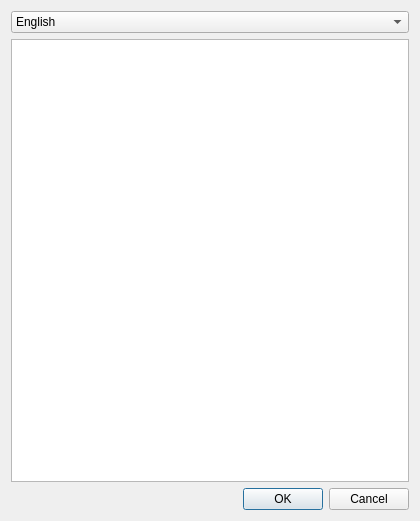
<?xml version="1.0" encoding="UTF-8"?>
<ui version="4.0">
 <class>ExportAsciiDialog</class>
 <widget class="QDialog" name="ExportAsciiDialog">
  <property name="geometry">
   <rect>
    <x>0</x>
    <y>0</y>
    <width>420</width>
    <height>521</height>
   </rect>
  </property>
  <property name="windowTitle">
   <string>Text Board</string>
  </property>
  <layout class="QVBoxLayout" name="verticalLayout">
   <item>
    <widget class="QComboBox" name="typeComboBox">
     <item>
      <property name="text">
       <string>English</string>
      </property>
     </item>
     <item>
      <property name="text">
       <string>Japanese (monospaced)</string>
      </property>
     </item>
     <item>
      <property name="text">
       <string>Japanese (propotional)</string>
      </property>
     </item>
    </widget>
   </item>
   <item>
    <widget class="QPlainTextEdit" name="asciiTextEdit">
     <property name="font">
      <font>
       <family>Monospace</family>
      </font>
     </property>
    </widget>
   </item>
   <item>
    <widget class="QDialogButtonBox" name="buttonBox">
     <property name="orientation">
      <enum>Qt::Horizontal</enum>
     </property>
     <property name="standardButtons">
      <set>QDialogButtonBox::Cancel|QDialogButtonBox::Ok</set>
     </property>
    </widget>
   </item>
  </layout>
 </widget>
 <resources/>
 <connections>
  <connection>
   <sender>buttonBox</sender>
   <signal>accepted()</signal>
   <receiver>ExportAsciiDialog</receiver>
   <slot>accept()</slot>
   <hints>
    <hint type="sourcelabel">
     <x>248</x>
     <y>254</y>
    </hint>
    <hint type="destinationlabel">
     <x>157</x>
     <y>274</y>
    </hint>
   </hints>
  </connection>
  <connection>
   <sender>buttonBox</sender>
   <signal>rejected()</signal>
   <receiver>ExportAsciiDialog</receiver>
   <slot>reject()</slot>
   <hints>
    <hint type="sourcelabel">
     <x>316</x>
     <y>260</y>
    </hint>
    <hint type="destinationlabel">
     <x>286</x>
     <y>274</y>
    </hint>
   </hints>
  </connection>
 </connections>
</ui>
